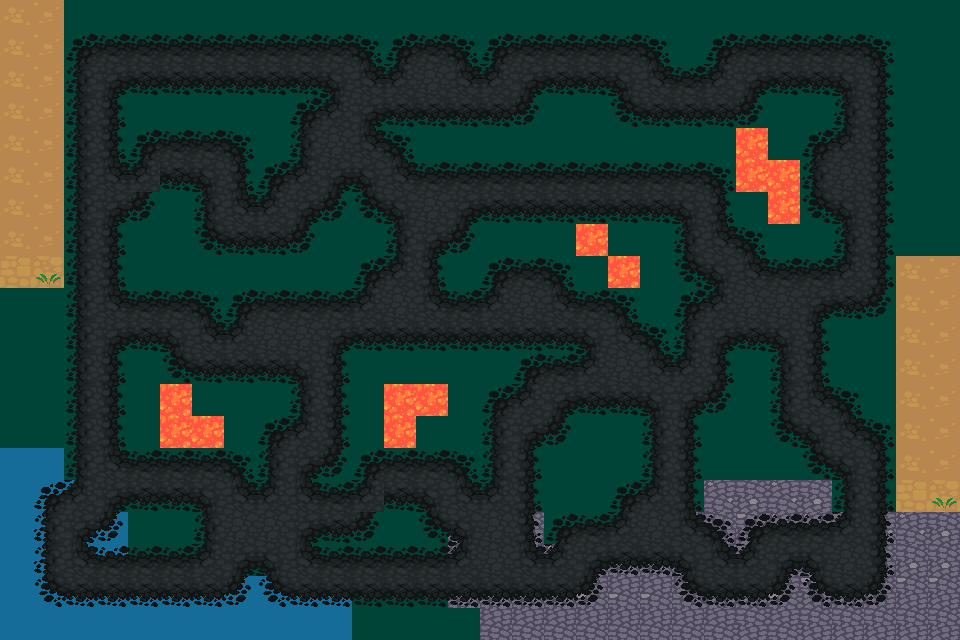

Below is a game level as drawn by its tile map, then a one-line description and the .tmx file that defines it, in full:
An orthogonal 30x20 tile map with 32x32 px tiles, 2 tile layers (Tile Layer 1, middleLayer1).

<map version="1.10" tiledversion="1.10.1" orientation="orthogonal" renderorder="right-down" width="30" height="20" tilewidth="32" tileheight="32" infinite="0" nextlayerid="3" nextobjectid="1">
 <tileset firstgid="1" source="terrain.tsx" />
 <layer id="1" name="Tile Layer 1" width="30" height="20">
  <data encoding="csv">
572,573,296,296,296,296,296,296,296,296,296,296,296,296,296,296,296,296,296,296,296,296,296,296,296,296,296,296,296,296,
572,573,296,296,296,296,296,296,296,296,296,296,296,296,296,296,296,296,296,296,296,296,296,296,296,296,296,296,296,296,
572,573,296,296,296,296,296,296,296,296,296,296,296,296,296,296,296,296,296,296,296,296,296,296,296,296,296,296,296,296,
572,573,296,296,296,296,296,296,296,296,296,296,296,296,296,296,296,296,296,296,296,296,296,296,296,296,296,296,296,296,
572,573,296,296,296,296,296,296,296,296,296,296,296,296,296,296,296,296,296,296,296,296,296,113,296,296,296,296,296,296,
572,573,296,296,296,296,296,296,296,296,296,296,296,296,296,296,296,296,296,296,296,296,296,113,113,296,296,296,296,296,
572,573,296,296,296,296,296,296,296,296,296,296,296,296,296,296,296,296,296,296,296,296,296,296,113,296,296,296,296,296,
572,573,296,296,296,296,296,296,296,296,296,296,296,296,296,296,296,296,113,296,296,296,296,296,296,296,296,296,296,296,
604,605,296,296,296,296,296,296,296,296,296,296,296,296,296,296,296,296,296,113,296,296,296,296,296,296,296,296,572,573,
296,296,296,296,296,296,296,296,296,296,296,296,296,296,296,296,296,296,296,296,296,296,296,296,296,296,296,296,572,573,
296,296,296,296,296,296,296,296,296,296,296,296,296,296,296,296,296,296,296,296,296,296,296,296,296,296,296,296,572,573,
296,296,296,296,296,296,296,296,296,296,296,296,296,296,296,296,296,296,296,296,296,296,296,296,296,296,296,296,572,573,
296,296,296,296,296,113,296,296,296,296,296,296,113,113,296,296,296,296,296,296,296,296,296,296,296,296,296,296,572,573,
296,296,296,296,296,113,113,296,296,296,296,296,113,296,296,296,296,296,296,296,296,296,296,296,296,296,296,296,572,573,
125,125,296,296,296,296,296,296,296,296,296,296,296,296,296,296,296,296,296,296,296,296,296,296,296,296,296,296,572,573,
125,125,125,296,296,296,296,296,296,296,296,296,296,296,296,296,296,296,296,296,296,296,670,671,670,671,296,296,604,605,
125,125,125,125,296,296,296,296,296,296,296,296,296,296,670,670,671,296,296,296,296,670,671,703,670,670,671,670,670,671,
125,125,125,125,296,296,296,296,296,296,296,296,296,296,702,670,670,670,670,670,670,702,703,735,670,671,671,671,671,671,
125,125,125,125,125,125,125,125,125,125,125,296,296,296,734,702,702,702,702,702,702,734,735,735,702,703,703,703,703,703,
125,125,125,125,125,125,125,125,125,125,125,296,296,296,296,734,734,734,734,734,734,734,734,735,734,735,735,735,735,735
</data>
 </layer>
 <layer id="2" name="middleLayer1" width="30" height="20">
  <data encoding="csv">
0,0,0,0,0,0,0,0,0,0,0,0,0,0,0,0,0,0,0,0,0,0,0,0,0,0,0,0,0,0,
0,0,74,75,75,75,75,75,75,75,75,76,74,75,76,74,75,75,75,75,76,0,74,75,75,75,75,76,0,0,
0,0,106,11,139,139,139,139,139,139,12,43,44,107,43,44,11,139,139,12,43,75,44,11,139,139,12,108,0,0,
0,0,106,108,0,0,0,0,0,74,44,11,139,139,139,139,140,0,0,138,139,139,139,140,0,0,106,108,0,0,
0,0,106,108,74,75,75,76,0,106,107,43,76,0,0,0,0,0,0,0,0,0,0,0,0,74,44,108,0,0,
0,0,106,43,44,139,12,108,74,44,11,12,43,75,75,75,75,75,75,75,75,75,76,0,0,106,107,108,0,0,
0,0,106,11,140,0,106,43,44,11,140,138,12,107,11,139,139,139,139,139,139,12,108,0,0,138,12,108,0,0,
0,0,106,108,0,0,138,139,139,140,0,0,106,11,140,0,0,0,0,0,0,106,43,76,0,0,106,108,0,0,
0,0,106,108,0,0,0,0,0,0,0,74,44,108,0,74,75,76,0,0,0,138,12,43,75,75,44,108,0,0,
0,0,106,43,75,75,76,74,75,75,75,44,107,43,75,44,107,43,75,76,0,74,44,107,107,11,139,140,0,0,
0,0,106,11,139,12,43,44,107,107,11,139,139,139,139,139,139,139,12,43,76,106,11,139,12,108,0,0,0,0,
0,0,106,108,0,138,139,139,139,12,108,0,0,0,0,0,74,75,44,107,43,44,108,0,106,108,0,0,0,0,
0,0,106,108,0,0,0,0,0,106,108,0,0,0,0,74,44,11,139,139,12,11,140,0,106,43,76,0,0,0,
0,0,106,108,0,0,0,0,74,44,108,0,0,0,0,106,11,140,0,0,106,108,0,0,138,12,43,76,0,0,
0,0,106,43,75,75,75,76,106,11,140,74,75,75,76,106,108,0,0,0,106,108,0,0,0,138,12,108,0,0,
0,74,44,11,139,139,12,43,44,43,75,44,139,12,43,44,108,0,0,74,44,108,0,0,0,0,106,108,0,0,
0,106,11,140,0,0,106,107,107,11,139,140,0,138,12,107,108,74,75,44,107,43,76,74,75,75,44,108,0,0,
0,106,43,75,75,75,44,11,12,43,75,75,75,75,44,107,43,44,11,139,139,12,43,44,11,12,107,108,0,0,
0,138,139,139,139,139,139,140,138,139,139,139,139,139,139,139,139,139,140,0,0,138,139,139,140,138,139,140,0,0,
0,0,0,0,0,0,0,0,0,0,0,0,0,0,0,0,0,0,0,0,0,0,0,0,0,0,0,0,0,0
</data>
 </layer>
</map>
